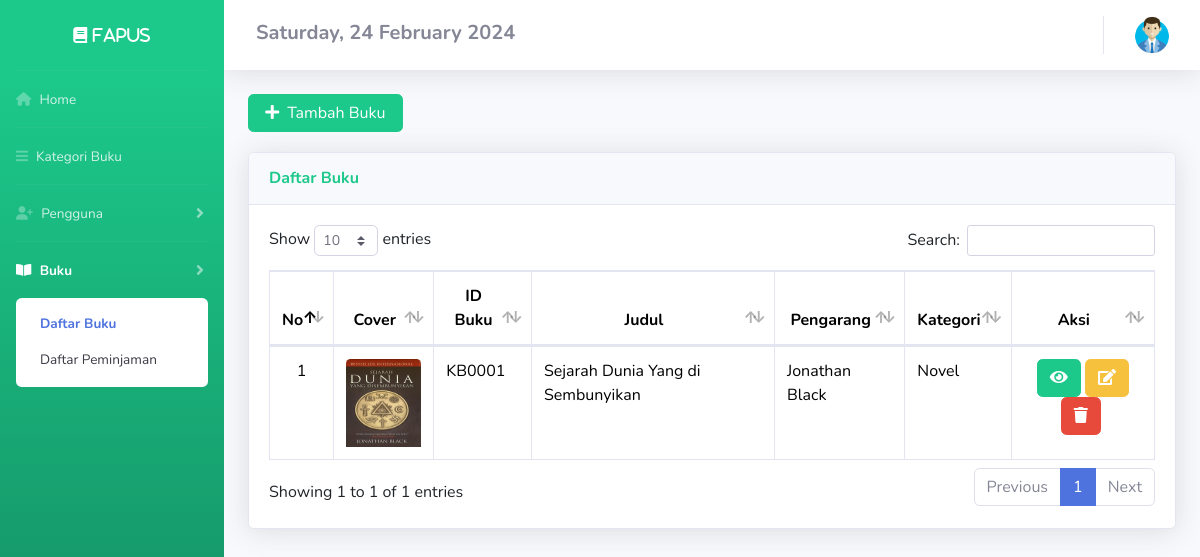
The app's page /DashboardAdmin/buku.php (signed in) with its own data.
### tables this page shows
CREATE TABLE `buku` (
  `cover` varchar(255) NOT NULL,
  `id_buku` varchar(25) NOT NULL,
  `kategori` varchar(255) NOT NULL,
  `judul` varchar(255) NOT NULL,
  `pengarang` varchar(255) NOT NULL,
  `penerbit` varchar(255) NOT NULL,
  `thn_terbit` date NOT NULL,
  `jml_halaman` int(11) NOT NULL,
  `deskripsi` text NOT NULL,
  `isi_buku` varchar(250) NOT NULL
);

### config/config.php (called while the page is built, shortened)
<?php
$host = "127.0.0.1";
$username = "root";
$password = "";
$database_name = "ukk_fatih";
$connection = mysqli_connect($host, $username, $password, $database_name);
function queryReadData($dataKategori)
{
  global $connection;
  $result = mysqli_query($connection, $dataKategori);
  $items = [];
  while ($item = mysqli_fetch_assoc($result)) {
    $items[] = $item;
  }
  return $items;
}

### DashboardAdmin/buku.php (the view, shortened to what this page needs)
<?php
include "../config/config.php";
$databuku = queryReadData("SELECT * FROM buku order by id_buku desc");
?>
<!DOCTYPE html>
<html lang="en">
<head>
    <link href="https://cdn.jsdelivr.net/npm/bootstrap@5.3.2/dist/css/bootstrap.min.css" rel="stylesheet">
    <link href="../assets2/vendor/fontawesome-free/css/all.min.css" rel="stylesheet" type="text/css">
    <link href="../assets2/css/sb-admin-2.min.css" rel="stylesheet">
    <link href="../assets2/vendor/datatables/dataTables.bootstrap4.min.css" rel="stylesheet">
</head>
<body id="page-top">
    <div id="wrapper">
        <ul class="navbar-nav bg-gradient-success sidebar sidebar-dark accordion" id="accordionSidebar">
            <div class="sticky-top">
                <a class="sidebar-brand d-flex align-items-center justify-content-center" href="buku.php">
                    <div class="sidebar-brand-text fas fa-book"> Fapus</div>
                </a>
                <hr class="sidebar-divider my-0">
                <li class="nav-item">
                    <a class="nav-link" href="index.php">
                        <i class="fa-solid fa-house"></i>
                        <span>Home</span></a>
                </li>
                <hr class="sidebar-divider my-0">
                <li class="nav-item">
                    <a class="nav-link" href="kategori.php">
                        <i class="fas fa-bars"></i>
                        <span>Kategori Buku</span></a>
                </li>
                <hr class="sidebar-divider my-0">
                <li class="nav-item">
                    <a class="nav-link collapsed" href="#" data-toggle="collapse" data-target="#collapseTwo" aria-expanded="true" aria-controls="collapseTwo">
                        <i class="fa-solid fa-user-plus"></i>
                        <span>Pengguna</span>
                    </a>
                </li>
                <hr class="sidebar-divider my-0">
                <li class="nav-item active">
                    <a class="nav-link collapsed" href="#" data-toggle="collapse" data-target="#collapseUtilities" aria-expanded="true" aria-controls="collapseUtilities">
                        <i class="fas fa-book-open"></i>
                        <span>Buku</span>
                    </a>
                    <div id="collapseUtilities" class="collapse show" aria-labelledby="headingUtilities" data-parent="#accordionSidebar">
                        <div class="bg-white py-2 collapse-inner rounded">
                            <a class="collapse-item active" href="buku.php">Daftar Buku</a>
                            <a class="collapse-item" href="peminjaman.php">Daftar Peminjaman</a>
                        </div>
                    </div>
                </li>
        </ul>
        <?php
        $day = date('l');
        $dayOfMonth = date('d');
        $month = date('F');
        $year = date('Y');
        ?>
        <div id="content-wrapper" class="d-flex flex-column">
            <div id="content">
                <nav class="navbar navbar-expand navbar-light bg-white topbar mb-4 static-top shadow">
                    <h5 class="mt-1 mx-3 fw-bold"><span class="fs-5 text-secondary"> <?php echo $day . ", " . $dayOfMonth . " " . " " . $month . " " . $year; ?> </span></h5>
                    <ul class="navbar-nav ml-auto">
                        <li class="nav-item dropdown no-arrow">
                            <a class="nav-link dropdown-toggle" href="#" id="userDropdown" role="button" data-toggle="dropdown" aria-haspopup="true" aria-expanded="false">
                                <img src="../assets/user.png" alt="memberLogo" width="40px">
                            </a>
                        </li>
                    </ul>
                </nav>
                <div class="container-fluid">
                    <button style="margin-bottom:20px" type="button" class="btn btn-success col-md-2" data-bs-toggle="modal" data-bs-target="#myModal"><span class="glyphicon glyphicon-plus"></span><i class="fas fa-plus mr-2"></i>Tambah Buku</button>
                    <div class="card shadow mb-4">
                        <div class="card-header py-3">
                            <h6 class="m-0 font-weight-bold text-success">Daftar Buku</h6>
                        </div>
                        <div class="card-body">
                            <div class="table-responsive">
                                <table class="table table-bordered" id="dataTable" width="100%" cellspacing="0">
                                    <thead>
                                        <tr align="center">
                                            <th>No</th>
                                            <th>Cover</th>
                                            <th>ID Buku</th>
                                            <th>Judul</th>
                                            <th>Pengarang</th>
                                            <th>Kategori</th>
                                            <th>Aksi</th>
                                        </tr>
                                    </thead>
                                    <tbody>
                                        <?php
                                        $no = 1;
                                        foreach ($databuku as $item) :
                                            $id_buku = $item['id_buku'];
                                        ?>
                                            <tr>
                                                <td align="center"><?php echo $no++ ?></td>
                                                <td><img src="../imgDB/<?= $item["cover"]; ?>" class="card-img-top" alt="coverBuku" style="width: 75px; height: 88px; aspect-ratio: 6/10;"></td>
                                                <td><?php echo $item['id_buku'] ?></td>
                                                <td><?php echo $item['judul'] ?></td>
                                                <td><?php echo $item['pengarang'] ?></td>
                                                <td><?php echo $item['kategori'] ?></td>
                                                <td align="center">
                                                    <a title="detail" class="btn btn-success" href="detail_buku.php?id=<?= $item['id_buku']; ?>"><i class="fas fa-eye"></i></a>
                                                    <a title="edit" class="btn btn-warning" data-bs-toggle="modal" data-bs-target="#myModalEdit<?= $id_buku; ?>"><i class="fas fa-edit"></i></a>
                                                    <a title="hapus" class="btn btn-danger" href="deleteBuku.php?id=<?= $item['id_buku']; ?>" onclick="return confirm('Anda yakin akan menghapus data ini?')"><i class="fas fa-trash"></i></a>&nbsp;
                                                </td>
                                            </tr>
                            </div>
                        </div>
                    </div>
                </div>
            <?php endforeach; ?>
            </div>
        </div>
    </div>
</body>
</html>

### records on screen
buku: cover (picture), id_buku "KB0001", judul "Sejarah Dunia Yang di Sembunyikan", pengarang "Jonathan Black", kategori "Novel"
